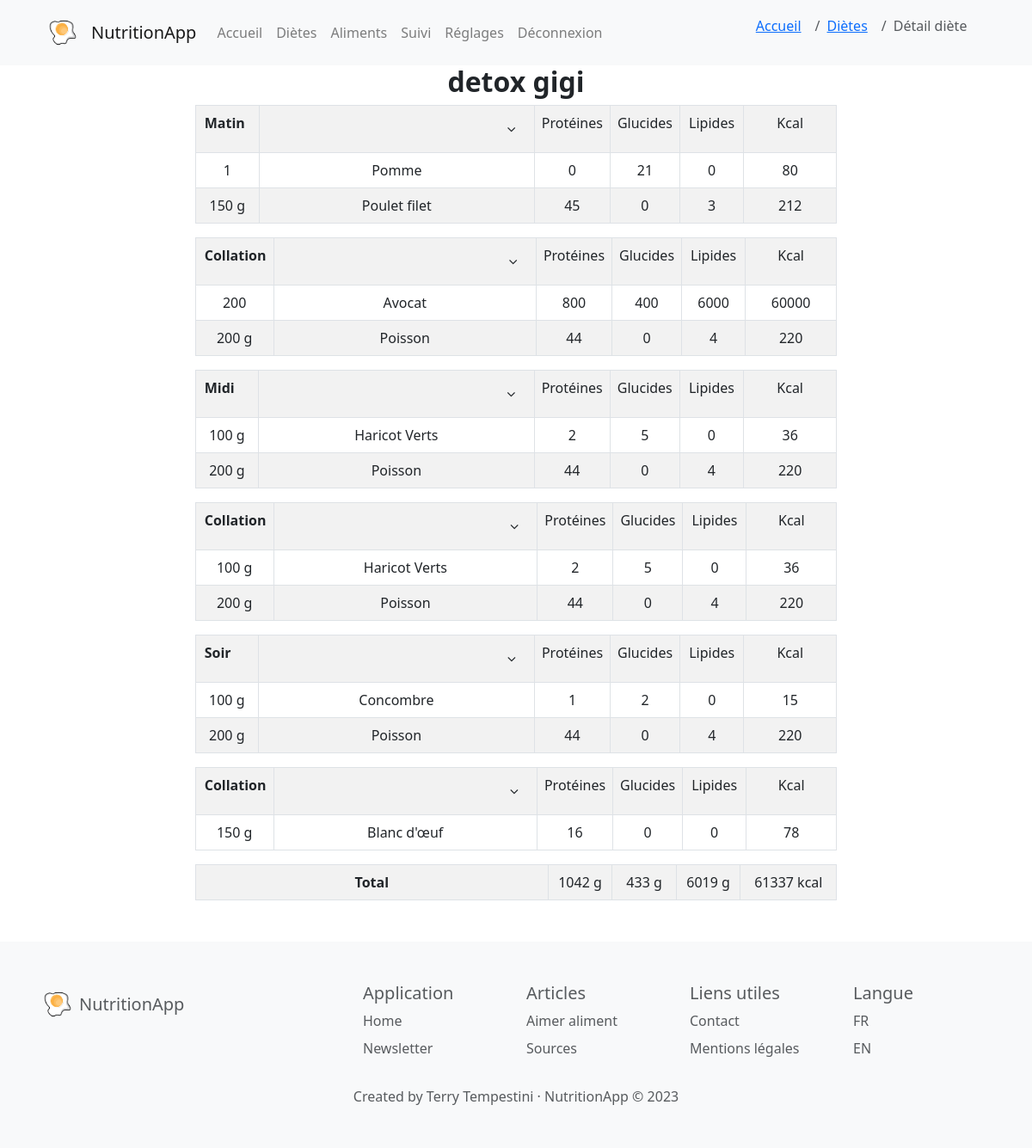
/voir_diete/5 (signed in), run on the app's committed database.
### models/Diete.py (models this page shows, shortened)
class Diete(db.Model):
    id = db.Column(db.Integer, primary_key=True)
    titre_diete = db.Column(db.String(255), nullable=True) # nom de la diete
    createur = db.Column(db.Integer, db.ForeignKey('utilisateur.id'), nullable=True)
    date = db.Column(db.Date, nullable=True)
    createur_obj = db.relationship('Utilisateur', backref=db.backref('dietes'), foreign_keys=[createur])
    def get_by_id(id):
        return Diete.query.get(id)
    def portions_associees(self):
        return Portion.query.join(Aliment).filter(Portion.diete == self.id).order_by(Portion.label_portion, Aliment.titre).all()
    def total_kcal(self):
        if(self.portions_associees()):
            return sum([portion.kcal_portion() for portion in self.portions_associees()])
        else:
            return 0
    def total_proteines(self):
        if(self.portions_associees()):
            return sum([portion.proteines_portion() for portion in self.portions_associees()])
        else:
            return 0
    def total_glucides(self):
        if(self.portions_associees()):
            return sum([portion.glucides_portion() for portion in self.portions_associees()])
        else:
            return 0
    def total_lipides(self):
        if(self.portions_associees()):
            return sum([portion.lipides_portion() for portion in self.portions_associees()])
        else:
            return 0
    def total_kcal_portion(self,int):
        if(self.portions_associees()):
            return sum([portion.kcal_portion() for portion in self.portions_associees() if portion.label_portion == int])
        else:
            return 0
    def total_proteines_portion(self,int):
        if(self.portions_associees()):
            return sum([portion.proteines_portion() for portion in self.portions_associees() if portion.label_portion == int])
        else:
            return 0
    def total_glucides_portion(self,int):
        if(self.portions_associees()):
            return sum([portion.glucides_portion() for portion in self.portions_associees() if portion.label_portion == int])
        else:
            return 0
    def total_lipides_portion(self,int):
        if(self.portions_associees()):
            return sum([portion.lipides_portion() for portion in self.portions_associees() if portion.label_portion == int])
        else:
            return 0
    def sets_of_portions(self):
        portions_diet = self.portions_associees()
        portions_par_type = {}
        for portion in portions_diet:
            type_portion = portion.label_portion
            if type_portion not in portions_par_type:
                portions_par_type[type_portion] = []
            portions_par_type[type_portion].append(portion)
        sets_of_portions = list(portions_par_type.values())
        return sets_of_portions

### models/Portion.py (models this page shows, shortened)
class Portion(db.Model):
    id = db.Column(db.Integer, primary_key=True)
    diete = db.Column(db.Integer, db.ForeignKey('diete.id'))
    aliment = db.Column(db.Integer, db.ForeignKey('aliment.id'))
    nombre = db.Column(db.Integer, nullable=False, server_default='0')
    label_portion = db.Column(db.Integer, nullable=False, server_default='0') # 1=matin, 2=collation matin, 3=midi, 4=collation aprem, 5=soir, 6=collation soir
    diete_obj = db.relationship('Diete', backref=db.backref('portions'))
    aliment_obj = db.relationship('Aliment', backref=db.backref('portions'))
    def unite(self):
        return self.aliment_obj.unite
    def kcal_portion(self):
        if self.unite() == 1: # si l'aliment est en unité (kcal * nombre)
            return round(self.aliment_obj.kcal * self.nombre)
        else: # aliment == 0 (kcal * nombre * 0.01 * 100g) ; aliment == 2 (kcal * nombre * 0.01 * 100mL)
            return round(self.aliment_obj.kcal * self.nombre * 0.01)
    def proteines_portion(self):
        if self.unite() == 1:
            return round(self.aliment_obj.proteines * self.nombre)
        else:
            return round(self.aliment_obj.proteines * self.nombre * 0.01)
    def glucides_portion(self):
        if self.unite() == 1:
            return round(self.aliment_obj.glucides * self.nombre)
        else:
            return round(self.aliment_obj.glucides * self.nombre * 0.01)
    def lipides_portion(self):
        if self.unite() == 1:
            return round(self.aliment_obj.lipides * self.nombre)
        else:
            return round(self.aliment_obj.lipides * self.nombre * 0.01)

### models/Aliment.py (models this page shows, shortened)
class Aliment(db.Model):
    id = db.Column(db.Integer, primary_key=True)
    titre = db.Column(db.String(255), nullable=True, server_default='')
    kcal = db.Column(db.Integer, nullable=True, server_default='0')
    proteines = db.Column(db.Integer, nullable=True, server_default='0')
    glucides = db.Column(db.Integer, nullable=True, server_default='0')
    lipides = db.Column(db.Integer, nullable=True, server_default='0')
    categorie = db.Column(db.String(255), nullable=True, server_default="Autre") # légume, fruit, féculent...
    photo = db.Column(db.String(255), nullable=True, server_default='')
    description = db.Column(db.String(255), nullable=True, server_default='')
    unite = db.Column(db.Integer, nullable=True, server_default='0') # 0 = 100g, 1 = 1 unité, 2 = mL
    valide = db.Column(db.Integer, nullable=True, server_default='0') # 0 = non validé, 1 = validé

### controllers/diete.py (the view)
@app.route('/voir_diete/<int:id>', methods=['GET', 'POST'])
@login_required
def voir_diete(id):
    diet = Diete.get_by_id(id)
    return render_template('diete/detail_diete.html', root = default_root(), diete=diet)

### controllers/diete.py (called while the page is built)
def default_root():
    parsed_url = urlparse(request.url)
    return parsed_url.scheme + "://" + parsed_url.netloc

### setup_flask.py (called while the page is built)
@login_manager.user_loader
def load_user(user_id):
    return Utilisateur.query.get(int(user_id))

### templates/diete/detail_diete.html (shortened to what this page needs)
{% extends 'base.html' %}
{% block content %}
{% set page = 'detail' %}
{% set place = ["accueil","dietes","detail"] %}
{% with breadcrumb=place %}
    {% include "navbar.html" %}
{% endwith %}
<link rel="stylesheet" href="{{ url_for('static', filename='css/pages.css') }}">
<div class="content">
<h2 class="text-center">
    <b>{{ diete.titre_diete }}</b>
</h2>
{% with diete=diete %}
    {% include 'diete/liste_aliments_diete.html' %}
{% endwith %}
</div>
{% endblock %}

### templates/diete/liste_aliments_diete.html (shortened to what this page needs)
<link rel="stylesheet" href="{{ url_for('static', filename='css/pages.css') }}">
    {% set percent = [10, 45, 10, 10, 10, 15] %}
    {% set meal_names = ['Matin', 'Collation', 'Midi', 'Collation', 'Soir', 'Collation'] %}
    {% set unites_names = ['g', '', 'mL'] %}
        {% for repas in diete.sets_of_portions() %}
            <table class="table table-striped table-bordered full-width-table">
                <tr>
                    <th style="padding-left: 10px;">
                        {{ meal_names[loop.index - 1] }}
                    </th>
                    <td class="text-right">
                        <button id="toggleRow{{ loop.index - 1 }}" class="btn btn-default">
                            <i class="fa fa-angle-down"></i>
                        </button>
                    </td>
                    <td class="secondary" style="width: {{ percent[2] }}%">Protéines</th>
                    <td class="secondary" style="width: {{ percent[3] }}%">Glucides</th>
                    <td class="secondary" style="width: {{ percent[4] }}%">Lipides</th>
                    <td style="width: {{ percent[5] }}%">Kcal</th>
                </tr>
                {% for portion in repas %}
                    <tr class="text-center">
                        <td style="width: {{ percent[0] }}%">{{ portion.nombre }} {{ unites_names[portion.aliment_obj.unite] }}</td>
                        <td style="width: {{ percent[1] }}%">{{ portion.aliment_obj.titre }}</td>
                        <td class="secondary" style="width: {{ percent[2] }}%">{{ portion.proteines_portion() }}</td>
                        <td class="secondary" style="width: {{ percent[3] }}%">{{ portion.glucides_portion() }}</td>
                        <td class="secondary" style="width: {{ percent[4] }}%">{{ portion.lipides_portion() }}</td>
                        <td style="width: {{ percent[5] }}%">{{ portion.kcal_portion() }}</td>
                    </tr>
                {% endfor %}
            </table>
        {% endfor %}
        <table class="table table-striped table-bordered">
            <tr class="text-center">
                <th style="width: {{ percent[0] + percent[1] }}%">Total</th>
                <td style="width: {{ percent[2] }}%">{{ diete.total_proteines()|round|int }} g</td>
                <td style="width: {{ percent[3] }}%">{{ diete.total_glucides()|round|int }} g</td>
                <td style="width: {{ percent[4] }}%">{{ diete.total_lipides()|round|int }} g</td>
                <td style="width: {{ percent[5] }}%">{{ diete.total_kcal()|round|int }} kcal</td>
            </tr>
        </table>

### static/css/base.css (style rules this page uses)
html { font-family: 'Roboto', sans-serif; font-size: 16px; line-height: 1.5; color: #333; background-color: #fff; }

### static/css/pages.css (style rules this page uses)
.content { padding: 0cm 6cm 0cm 6cm; }
.table td { text-align: center; }

### data on the page
Diete: titre_diete "detox gigi"
Portion: meal_names "Matin", {{ percent[2] }} 10 (drawn), {{ percent[3] }} 10 (drawn), {{ percent[4] }} 10 (drawn), {{ percent[5] }} 15 (drawn), {{ percent[0] }} 10 (drawn), nombre "1", {{ percent[1] }} 45 (drawn), aliment_obj.titre "Pomme", proteines_portion "0", glucides_portion "21", lipides_portion "0", kcal_portion "80"
Portion: {{ percent[0] }} 10 (drawn), nombre "150", aliment_obj.titre "Poulet filet", {{ percent[2] }} 10 (drawn), proteines_portion "45", {{ percent[3] }} 10 (drawn), glucides_portion "0", {{ percent[4] }} 10 (drawn), lipides_portion "3", {{ percent[5] }} 15 (drawn), kcal_portion "212"
Aliment: unite "g"
Portion: meal_names "Collation", {{ percent[2] }} 10 (drawn), {{ percent[3] }} 10 (drawn), {{ percent[4] }} 10 (drawn), {{ percent[5] }} 15 (drawn), {{ percent[0] }} 10 (drawn), nombre "200", {{ percent[1] }} 45 (drawn), aliment_obj.titre "Avocat", proteines_portion "800", glucides_portion "400", lipides_portion "6000", kcal_portion "60000"
Portion: {{ percent[0] }} 10 (drawn), nombre "200", {{ percent[1] }} 45 (drawn), aliment_obj.titre "Poisson", {{ percent[2] }} 10 (drawn), proteines_portion "44", {{ percent[3] }} 10 (drawn), glucides_portion "0", {{ percent[4] }} 10 (drawn), lipides_portion "4", {{ percent[5] }} 15 (drawn), kcal_portion "220"
Aliment: unite "g"
Portion: meal_names "Midi", {{ percent[2] }} 10 (drawn), {{ percent[3] }} 10 (drawn), {{ percent[4] }} 10 (drawn), {{ percent[5] }} 15 (drawn), {{ percent[0] }} 10 (drawn), nombre "100", {{ percent[1] }} 45 (drawn), aliment_obj.titre "Haricot Verts", proteines_portion "2", glucides_portion "5", lipides_portion "0", kcal_portion "36"
Aliment: unite "g"
Portion: {{ percent[0] }} 10 (drawn), nombre "200", {{ percent[1] }} 45 (drawn), aliment_obj.titre "Poisson", {{ percent[2] }} 10 (drawn), proteines_portion "44", {{ percent[3] }} 10 (drawn), glucides_portion "0", {{ percent[4] }} 10 (drawn), lipides_portion "4", {{ percent[5] }} 15 (drawn), kcal_portion "220"
Portion: meal_names "Collation", {{ percent[2] }} 10 (drawn), {{ percent[3] }} 10 (drawn), {{ percent[4] }} 10 (drawn), {{ percent[5] }} 15 (drawn), {{ percent[0] }} 10 (drawn), nombre "100", {{ percent[1] }} 45 (drawn), aliment_obj.titre "Haricot Verts", proteines_portion "2", glucides_portion "5", lipides_portion "0", kcal_portion "36"
Portion: {{ percent[0] }} 10 (drawn), nombre "200", {{ percent[1] }} 45 (drawn), aliment_obj.titre "Poisson", {{ percent[2] }} 10 (drawn), proteines_portion "44", {{ percent[3] }} 10 (drawn), glucides_portion "0", {{ percent[4] }} 10 (drawn), lipides_portion "4", {{ percent[5] }} 15 (drawn), kcal_portion "220"
Portion: meal_names "Soir", {{ percent[2] }} 10 (drawn), {{ percent[3] }} 10 (drawn), {{ percent[4] }} 10 (drawn), {{ percent[0] }} 10 (drawn), nombre "100", {{ percent[1] }} 45 (drawn), aliment_obj.titre "Concombre", proteines_portion "1", glucides_portion "2", lipides_portion "0", kcal_portion "15"
Aliment: unite "g"
Portion: {{ percent[0] }} 10 (drawn), nombre "200", {{ percent[1] }} 45 (drawn), aliment_obj.titre "Poisson", {{ percent[2] }} 10 (drawn), proteines_portion "44", {{ percent[3] }} 10 (drawn), glucides_portion "0", {{ percent[4] }} 10 (drawn), lipides_portion "4", {{ percent[5] }} 15 (drawn), kcal_portion "220"
Portion: meal_names "Collation", {{ percent[2] }} 10 (drawn), {{ percent[3] }} 10 (drawn), {{ percent[4] }} 10 (drawn), {{ percent[5] }} 15 (drawn), {{ percent[0] }} 10 (drawn), nombre "150", {{ percent[1] }} 45 (drawn), aliment_obj.titre "Blanc d'œuf", proteines_portion "16", glucides_portion "0", lipides_portion "0", kcal_portion "78"
Aliment: unite "g"
Aliment: total_proteines "1042", total_glucides "433", total_lipides "6019", total_kcal "61337"

### other printed values
{{ pretty_name[item] }} "Accueil" "Diètes"
{{ pretty_name[item] }} "Détail diète"
